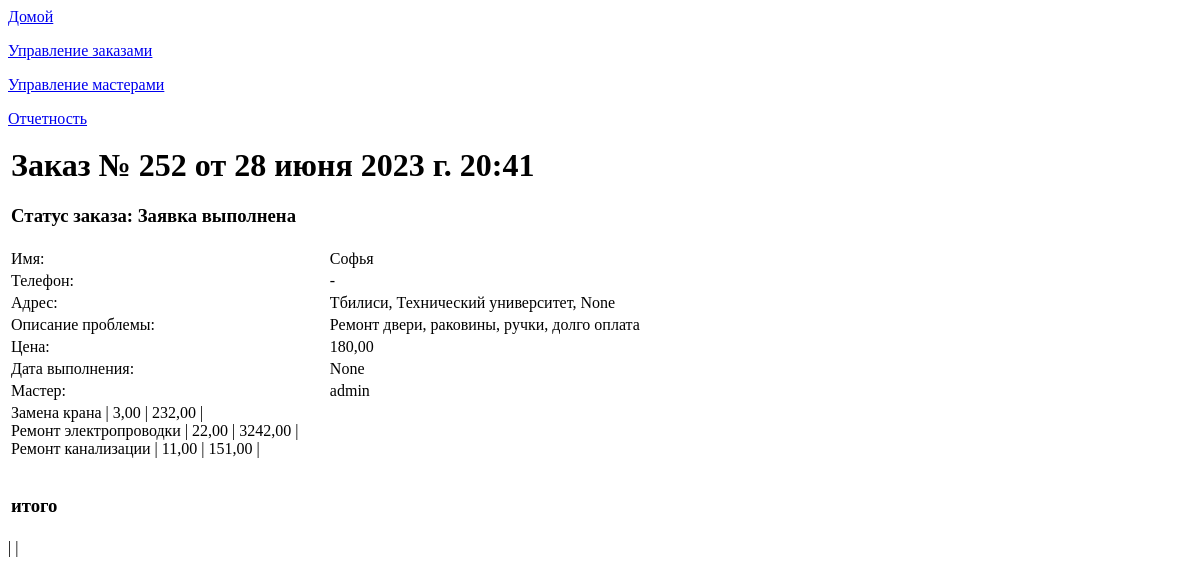
The page /list_order/252 (signed in) on the database as committed earlier.
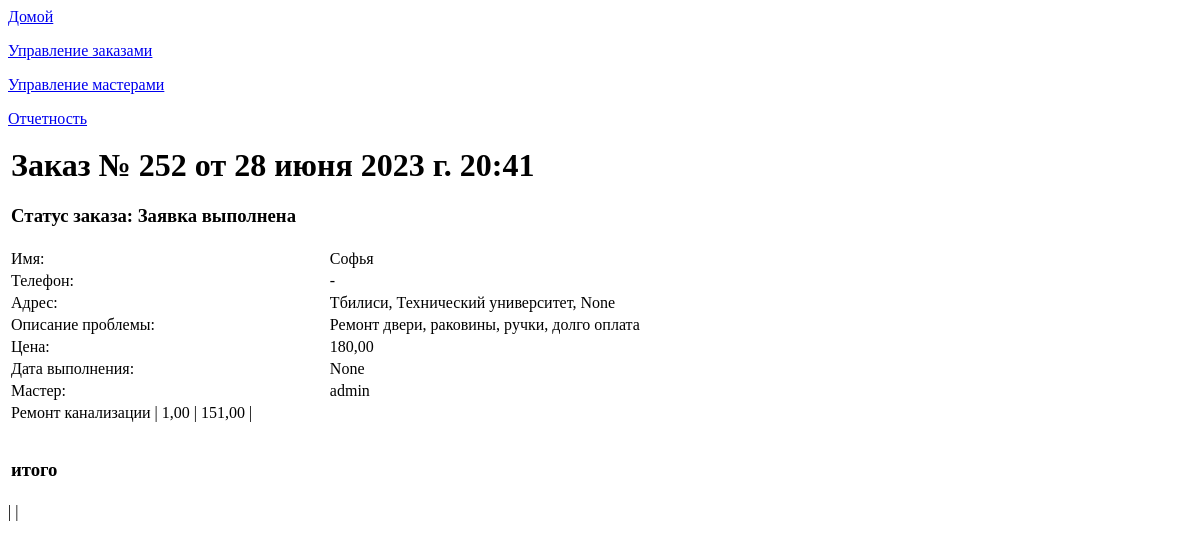
The same page on the database as committed later.
### app_site/models.py (models this page shows, shortened)
class OrderList(models.Model):
    time_in = models.DateTimeField(auto_now_add=True, verbose_name='Дата заказа')
    time_out = models.DateTimeField(null=True, blank=True, verbose_name='Дата выполнения')
    repairer_id = models.ForeignKey(User, on_delete=models.SET_NULL, null=True, blank=True,
                                    verbose_name='Мастер', default='', )
    price = models.DecimalField(decimal_places=2, max_digits=7, null=True, blank=True, verbose_name='Стоимость работ')
    text_order = models.CharField(max_length=1500, verbose_name='Описание проблемы', blank=True, null=True)
    customer_name = models.CharField(max_length=50, verbose_name='Ваше имя')
    customer_phone = models.CharField(max_length=16, verbose_name='Номер телефона')
    customer_code = models.CharField(max_length=16, verbose_name='Код организации', blank=True, null=True)
    address_city = models.CharField(max_length=2, choices=CITY_CHOICES, default='TB', null=True, blank=True,
                                    verbose_name='Город')
    order_status = models.CharField(max_length=3, choices=ORDER_STATUS, default='BEG', null=True, blank=True,
                                    verbose_name='Статус заказа')
    address_street_app = models.CharField(max_length=150, verbose_name='Улица', null=True, blank=True)
    address_num = models.CharField(max_length=10, verbose_name='Номер дома', null=True, blank=True)
    services = models.ManyToManyField('Service', through='Invoice')

class Invoice(models.Model):
    service_id = models.ForeignKey('Service', on_delete=models.CASCADE, null=True, blank=True, )
    order_id = models.ForeignKey('OrderList', on_delete=models.CASCADE, null=True, blank=True, )
    quantity_type = models.CharField(choices=QUANTITY_CHOICES, max_length=3, null=True, blank=True,
                                     verbose_name='Измерение')
    quantity = models.DecimalField(decimal_places=2, max_digits=7, null=True, blank=True, verbose_name='Количество')
    price = models.DecimalField(decimal_places=2, max_digits=7, null=True, blank=True, verbose_name='Цена')

class Service(models.Model):
    name = models.\
        CharField(null=True, blank=True, max_length=500, verbose_name='Услуга')
    type = models.CharField(choices=WORK_CHOICES, null=True, blank=True, max_length=3, verbose_name='Вид работ')
    def __str__(self):
        return f"{self.name}"

### app_site/views.py (the view)
# urls.py: path('list_order/<int:pk>', OrderDatail.as_view(), name='list_detail'),
class OrderDatail(LoginRequiredMixin, DetailView):
    model = OrderList
    template_name = 'order_detail.html'
    context_object_name = 'order'
    def get_queryset(self):
        queryset = super().get_queryset()
        self.queryset = OrderList.objects.filter(repairer_id=self.request.user)
        return self.queryset
    def get_context_data(self, **kwargs):
        context = super().get_context_data(**kwargs)
        context['repairer'] = RepairerList.objects.all()
        return context

### app_site/templatetags/custom_filters.py (called while the page is built)
@register.filter()
def choice_tag(value, A):
    try:
        if A == 'city':
            a = dict(CITY_CHOICES)
        elif A == 'status_order':
            a = dict(ORDER_STATUS)
        elif A == 'month':
            a = dict(MONTH)
        return f'{a[value]}'
    except KeyError:
        return f''

### templates/order_detail.html
{% extends 'flatpages/default.html' %}
{% load custom_filters %}
{% load custom_tags %}
{% block body %}
<table  width="1000">
<tr><td colspan="2"><h1>Заказ № {{ order.pk}} от {{ order.time_in}} </h1>
    <h3>Статус заказа: {{ order.order_status  | choice_tag:'status_order'}}</h3>
</td></tr>
<tr><td>Имя: </td><td>{{ order.customer_name}}</td></tr>
<tr><td>Телефон: </td><td>{{ order.customer_phone }}</td></tr>
<tr><td>Адрес: </td><td>{{ order.address_city | choice_tag:'city'}},
    {{ order.address_street_app}}, {{ order.address_num}}</td></tr>
<tr><td>Описание проблемы: </td><td>{{ order.text_order}}</td></tr>
<tr><td>Цена: </td><td>{{ order.price}}</td></tr>
<tr><td>Дата выполнения: </td><td>{{ order.time_out }}</td></tr>
    {% if order.repairer_id %}
<tr><td>Мастер: </td><td>{{ order.repairer_id}}</td></tr>
    {% else %}
<tr><td>Направить заказ мастеру: </td><td>{%  for i in repairer  %}
    <a href="../add?pk_order={{ order.pk }}&pk_repairer={{i.pk}}">{{ i.s_name }} {{ i.name}}</a><br>
    {% endfor %}
</td></tr>
    {% endif %}
<tr><td colspan="2">
   {% for service in order.invoice_set.all %}
    {{ service.service_id }} | {{ service.quantity }}  | {{ service.price }} | {{ service.sum}}  <br>
    {% endfor %}<br>
<h3>итого {{ order.sum }}
</h3>
</td></tr>
</table>| {{ service.quantity }} | {{ service.price }}
{% endblock body %}

### templates/flatpages/default.html (shortened to what this page needs)
{% load static %}
<html>
<head>
</head>
<body>
<p><a href="{% url 'home' %}">Домой</a></p>
<p><a href="{% url 'list_order' %}">Управление заказами</a></p>
<p><a href="{% url 'list_repair' %}">Управление мастерами</a></p>
<p><p><a href="{% url 'stat' %}">Отчетность</a></p>
{% block body %}
{% endblock body%}
</body></html>

Rows that differ between the two databases and show on the page:
removed Invoice: service_id "Замена крана", quantity "3,00", price "232,00"
removed Invoice: service_id "Ремонт электропроводки", quantity "22,00", price "3242,00"
changed Invoice "Ремонт канализации": quantity "11,00" → "1,00"
